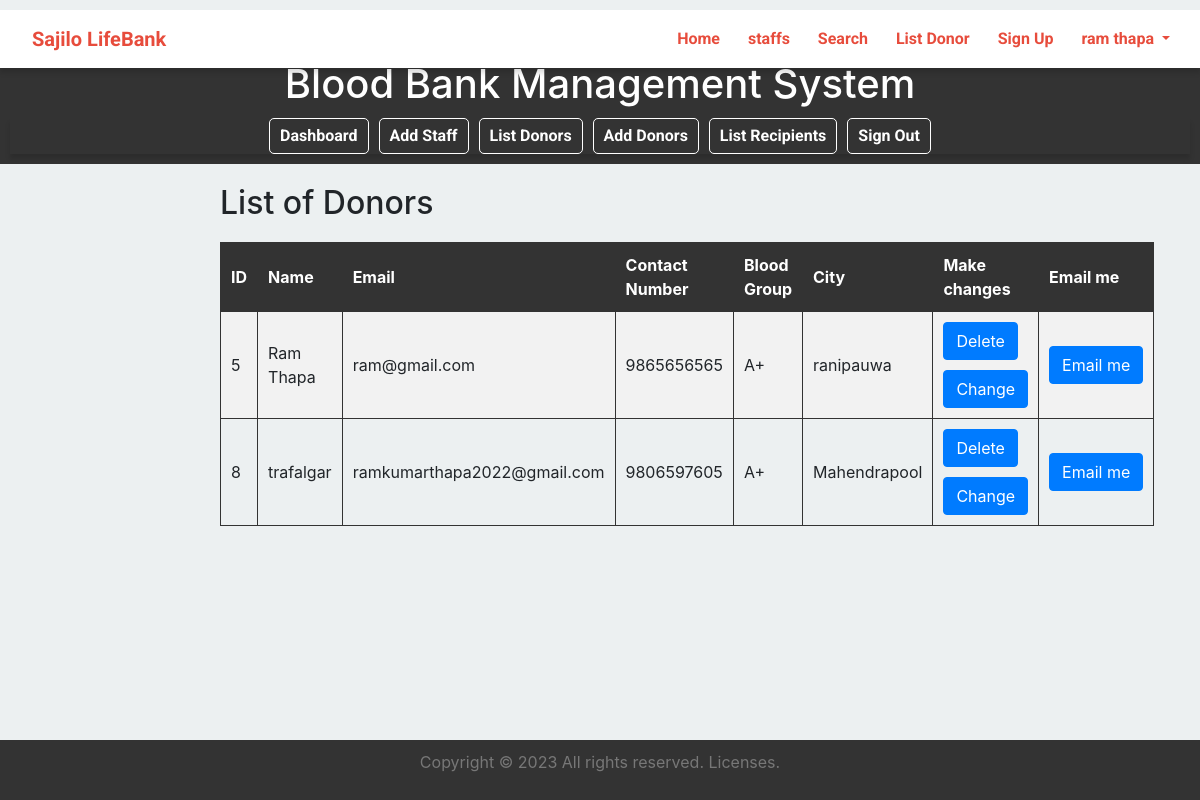
Screenshot of /listdonor.php (signed in) with the database file from the repository.
### tables this page shows
CREATE TABLE `staff` (
  `id` int NOT NULL,
  `name` varchar(255) NOT NULL,
  `email` varchar(255) NOT NULL,
  `password` varchar(255) NOT NULL,
  `role_id` int NOT NULL DEFAULT '2'
);

CREATE TABLE `donor` (
  `id` int NOT NULL,
  `name` varchar(255) NOT NULL,
  `blood_group` varchar(10) NOT NULL,
  `gender` varchar(10) NOT NULL,
  `birth_date` date NOT NULL,
  `email` varchar(255) NOT NULL,
  `contact_no` varchar(20) NOT NULL,
  `city` varchar(255) NOT NULL,
  `password` varchar(255) NOT NULL,
  `role_id` int NOT NULL DEFAULT '1'
);

### listdonor.php (the view, shortened to what this page needs)
<?php
include 'include/header.php';
include 'include/config.php';
$sql = "SELECT * FROM donor";
$result = $conn->query($sql);
?>
<!DOCTYPE html>
<html>
<head>
	<link rel="stylesheet" type="text/css" href="listdonorstyle.css">
</head>
<body>
	<header>
		<h1>Blood Bank Management System</h1>
		<nav>
			<a href="dashboard.php">Dashboard</a>
			<a href="staff.php">Add Staff</a>
			<a href="listdonor.php">List Donors</a>
			<a href="donate.php">Add Donors</a>
			<a href="listrecipients.php">List Recipients</a>
			<a href="include/logout.php">Sign Out</a>
		</nav>
	</header>
	<main>
		<h2>List of Donors</h2>
		<table>
			<tr>
				<th>ID</th>
				<th>Name</th>
				<th>Email</th>
				<th>Contact Number</th>
				<th>Blood Group</th>
				<th>City</th>
				<th>Make changes</th>
				<th>Email me</th>
			</tr>
			<?php
			if ($result->num_rows > 0) {
				while ($row = $result->fetch_assoc()) {
					echo "<tr>";
					echo "<td>".$row["id"]."</td>";
					echo "<td>".$row["name"]."</td>";
					echo "<td>".$row["email"]."</td>";
					echo "<td>".$row["contact_no"]."</td>";
					echo "<td>".$row["blood_group"]."</td>";
					echo "<td>".$row["city"]."</td>";
					echo "<td>";
					echo "<form action='donordelete.php' method='POST'>";
					echo "<button type='submit' name='delete' class='btn btn-primary'>Delete</button>";
					echo "</form>";
					echo "<form action='donorupdate.php' method='POST'>";
					echo "<button type='submit' name='edit' class='btn btn-primary'style='margin-top: 10px;'>Change</button>";
					echo "</form>";
					echo "</td>";
					echo "<td>";
					echo "<span><a href='mailto:" . $row['email'] . "' class='btn btn-primary'>Email me</a></span>";
					echo "</td>";
					echo "</tr>";
				}
			} else {
				echo "<tr><td colspan='6'>No donors found</td></tr>";
			}
			?>
		</table>
	</main>
	<footer>
		<p>Copyright &copy; <?php echo date("Y"); ?>
		All rights reserved. Licenses.</p>
	</footer>
</body>
</html>

### include/staffnav.php (shortened to what this page needs)
<nav id="mainNav" class="navbar fixed-top navbar-default navbar-expand-lg navbar-light bg-light">
  <a class="navbar-brand" href="./index.php">Sajilo LifeBank</a>
  <div class="collapse navbar-collapse" id="navbarTogglerDemo02">
    <ul class="navbar-nav form-inline my-2 my-lg-0">
      <li class="nav-item">
        <a class="nav-link" href="index.php">Home</a>
      </li>
      <li class="nav-item">
        <a class="nav-link" href="staff.php">staffs</a>
      </li>
      <li class="nav-item">
        <a class="nav-link" href="search.php">Search</a>
      </li>
      <li class="nav-item">
        <a class="nav-link" href="listdonor.php">List Donor</a>
      </li>
      <li class="nav-item">
        <a class="nav-link" href="signuppages.php">Sign Up</a>
       </li>
      <li class="nav-item dropdown">
        <a class="nav-link dropdown-toggle" href="#" id="navbarDropdownMenuLink" role="button" data-toggle="dropdown" aria-haspopup="true" aria-expanded="false">
        <?php
        if(isset($_SESSION['loggedin']))
         {
  $id = $_SESSION['id'];
  $query = "SELECT name FROM staff WHERE id = $id";
  $result = mysqli_query($conn, $query);
  if(mysqli_num_rows($result) > 0) {
    $row = mysqli_fetch_assoc($result);
    $staff_name = $row['name'];
  }
}
echo $staff_name; ?>
        </a>
      </li>
    </ul>
  </div>
</nav>

### css/styles.css (style rules this page uses)
body { background: #f1f4f7; padding-top: 50px; color: #5f6468; font-family: "Roboto", sans-serif; }
p { color: #777; }
a, a:hover, a:focus { color: #e74c3c; }
h1, h2, h3, h4, h5, h6 { color: #5f6468; }
h1 { font-weight: 300; font-size: 40px; }
h2 { font-weight: 300; margin-bottom: 20px; }
.btn-primary, .btn-primary:hover, .btn-primary:focus, .btn-primary:active, .btn-primary.active, .open > .dropdown-toggle.btn-primary, .btn-primary.disabled, .btn-primary[disabled], fieldset[disabled] .btn-primary, .btn-primary.disabled:hover, .btn-primary[disabled]:hover, fieldset[disabled] .btn-primary:hover, .btn-primary.disabled:focus, .btn-primary[disabled]:focus, fieldset[disabled] .btn-primary:focus, .btn-primary.disabled:active, .btn-primary[disabled]:active, fieldset[disabled] .btn-primary:active, .btn-primary.disabled.active, .btn-primary[disabled].active, fieldset[disabled] .btn-primary.active { background-color: #30a5ff; border-color: #30a5ff; }
.navbar-nav li a { color: #e74c3c !important; }

### css/custom.css (style rules this page uses)
.navbar-brand, .nav-link { color: #e74c3c !important; }
.navbar-default { background-color: white !important; border-color: rgba(34, 34, 34, 0.05); font-family: 'Roboto', 'Helvetica Neue', Arial, sans-serif; -webkit-transition: all 0.35s; -moz-transition: all 0.35s; transition: all 0.35s; }
@media (min-width: 768px) { .navbar-default { background-color: white !important; border-color: rgba(255, 255, 255, 0.3); } }
nav { -webkit-box-shadow: 0px 5px 5px 0px rgba(0,0,0,0.14); -moz-box-shadow: 0px 5px 5px 0px rgba(0,0,0,0.14); box-shadow: 0px 5px 5px 0px rgba(0,0,0,0.14); font-family: 'Roboto', sans-serif; font-weight: 600; }
body { background-color: #ecf0f1; width: 100%; overflow-x: hidden; }

### listdonorstyle.css (style rules this page uses)
header { background-color: #333; color: #fff; padding: 10px; text-align: center; }
h1 { margin: 0; }
nav { display: flex; justify-content: center; margin-top: 10px; }
nav a { color: #fff; padding: 5px 10px; text-decoration: none; border: 1px solid #fff; margin: 0 5px; border-radius: 5px; font-weight: bold; }
main { max-width: 800px; margin: auto; padding: 20px; }
h2 { margin-top: 0; }
table { width: 100%; border-collapse: collapse; margin-top: 20px; }
th, td { padding: 10px; border: 1px solid #333; }
th { background-color: #333; color: #fff; text-align: left; }
tr:nth-child(even) { background-color: #f2f2f2; }
footer { background-color: #333; color: #fff; padding: 10px; text-align: center; position: fixed; bottom: 0; width: 100%; }

### rows the page displays
staff: name "ram thapa"
donor: id "5", name "Ram Thapa", email "ram@gmail.com", contact_no "9865656565", blood_group "A+", city "ranipauwa"
donor: id "8", name "trafalgar", email "ramkumarthapa2022@gmail.com", contact_no "9806597605", blood_group "A+", city "Mahendrapool"
